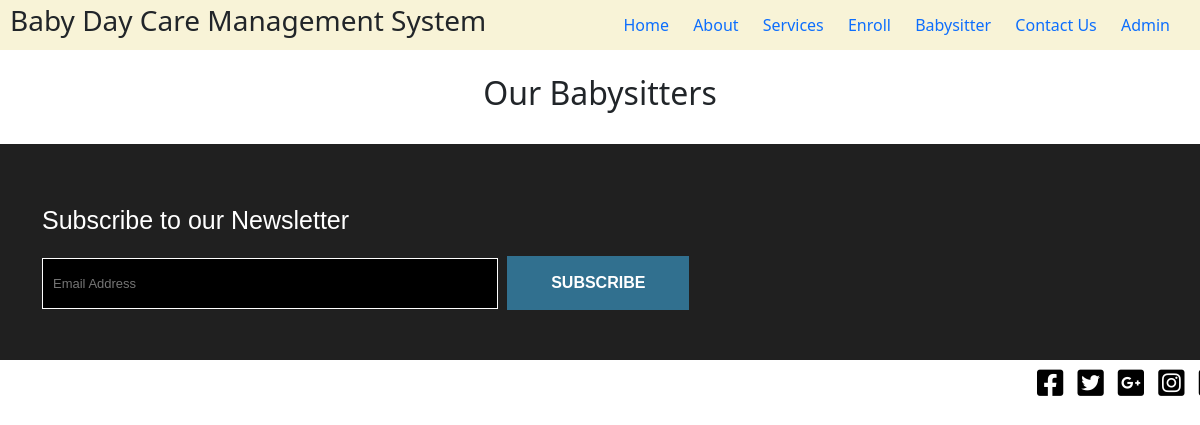
/babysitter/, run on an earlier commit of the app's database.
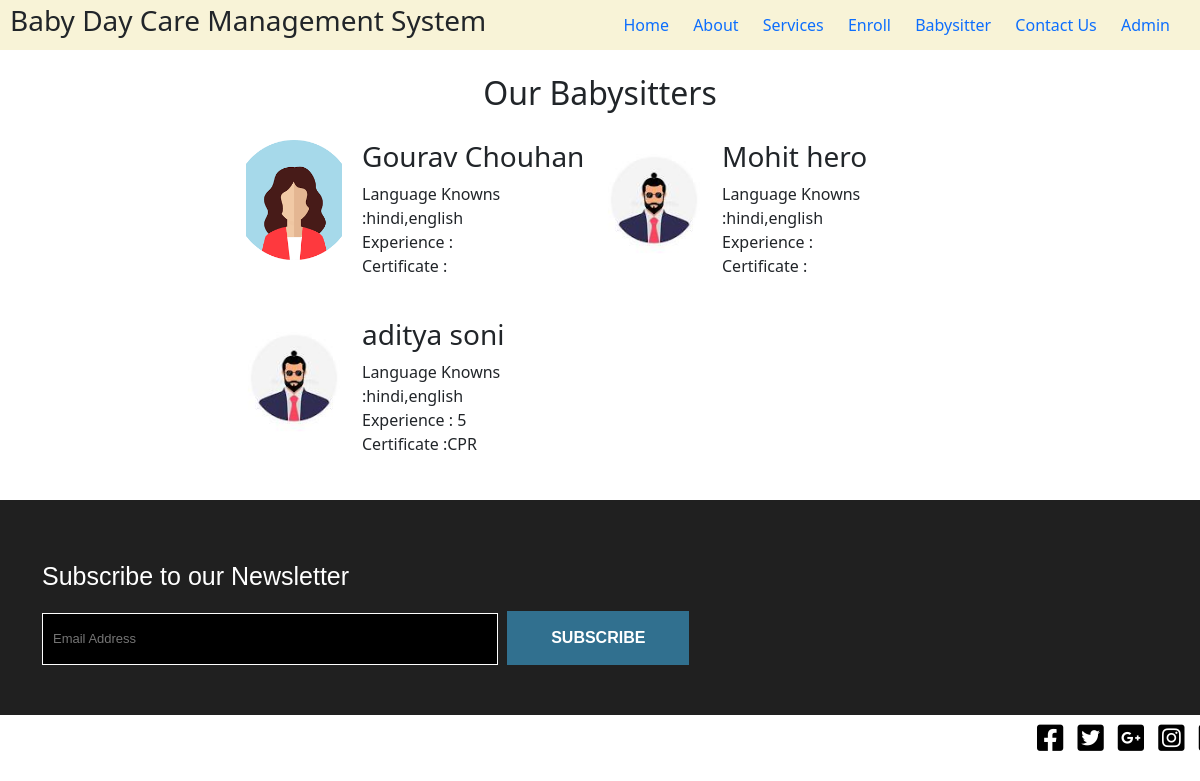
And on a later commit of the database.
### App/models.py (models this page shows, shortened)
class BabySitters(models.Model):
    name = models.CharField(max_length=200, null=True)
    email = models.EmailField(null=True)
    mobileNo = models.IntegerField(null=True)
    address = models.TextField(null=True)
    city = models.CharField(max_length=100, null=True)
    languagesKnown = models.TextField(null=True)
    babySittersExp = models.CharField(max_length=100, null=True)
    profilePic = models.ImageField(null=True)
    certificate = models.CharField(max_length=300, null=True)
    descreption = models.TextField(null=True)
    regDate = models.DateTimeField(auto_now=True)

### App/views.py (the view)
# urls.py: path('babysitter/', babysitters,name='babysitter'),
def babysitters(request):
    subscribe_fun(request)
    babysiter = BabySitters.objects.all()
    return render(request, "babySitter.html", context={"babysitters": babysiter})

### App/views.py (called while the page is built)
def subscribe_fun(request):
    subscriber_post = False
    if request.method == "POST":
        sub = request.POST.get("subscriber", 0)
        if sub:
            email = request.POST.get('Email', "")
            Subscriber.objects.get_or_create(email=email)
            subscriber_post = True
    return subscriber_post

### App/templates/babySitter.html
{% extends 'base.html' %} {% block body %}
<div id="bsDetails">
  <h2>Our Babysitters</h2>
  <div id="ourBsCards">
    {% for babysitter in babysitters %}
    <div class="obsCard">
      <img
        src="{{ babysitter.profilePic.url }}"
        alt=""
        srcset=""
      />
      <div>
        <h3>{{ babysitter.name }}</h3>
        <div>
          <div>Language Knowns :{{ babysitter.languagesKnown }}</div>
          <div>Experience : {{ babysitter.babySittersExp }}</div>
          <div>Certificate :{{ babysitter.certificate }}</div>
        </div>
      </div>
    </div>
    {% endfor %}
  </div>
</div>
{% endblock %}

What changed in the data, as far as the page shows it:
added BabySitters: profilePic (picture), name "Gourav Chouhan", languagesKnown "hindi,english"
added BabySitters: profilePic (picture), name "Mohit hero", languagesKnown "hindi,english"
added BabySitters: profilePic (picture), name "aditya soni", languagesKnown "hindi,english", babySittersExp "5", certificate "CPR"
